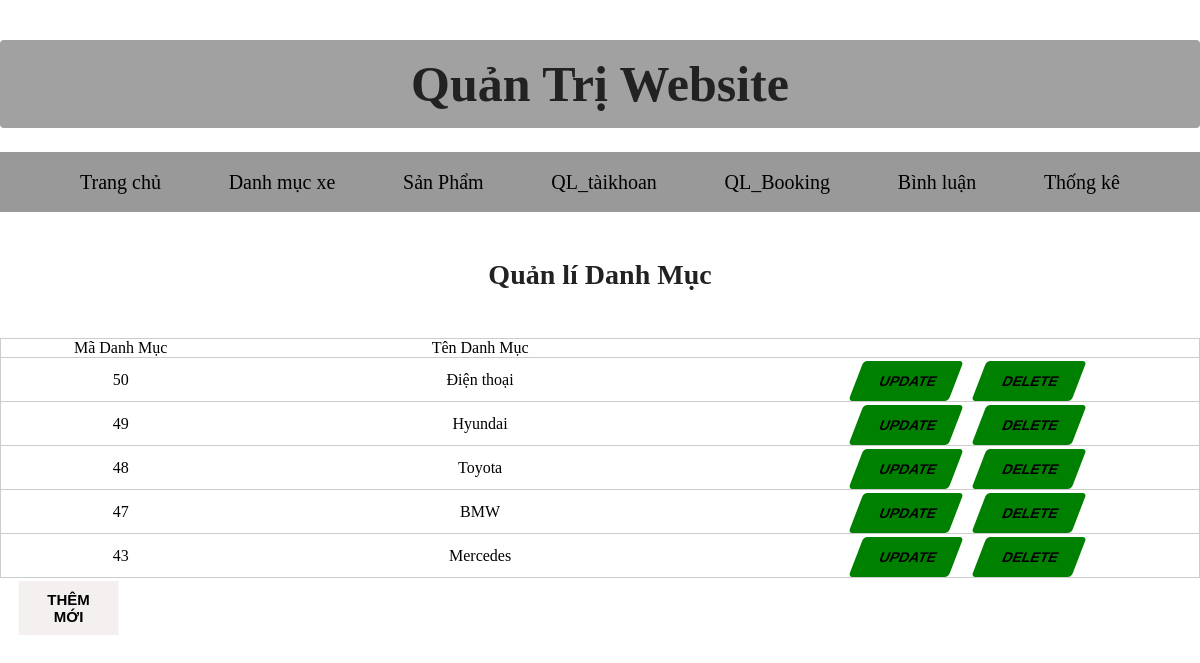
Screenshot of /admin/index.php?act=listdm with the database file from the repository.
### tables this page shows
CREATE TABLE `danhmuc` (
  `id` int(11) NOT NULL,
  `name1` varchar(255) NOT NULL
);

### modal/pdo.php (called while the page is built, shortened)
<?php
function pdo_get_connection(){
    $dburl = "mysql:host=localhost;dbname=duan1;charset=utf8";
    $username = 'root';
    $password = '';
    $conn = new PDO($dburl, $username, $password);
    $conn->setAttribute(PDO::ATTR_ERRMODE, PDO::ERRMODE_EXCEPTION);
    return $conn;
}
function pdo_query($sql){
    $sql_args = array_slice(func_get_args(), 1);
    try{
        $conn = pdo_get_connection();
        $stmt = $conn->prepare($sql);
        $stmt->execute($sql_args);
        $rows = $stmt->fetchAll();
        return $rows;
    }
    catch(PDOException $e){
        throw $e;
    }
    finally{
        unset($conn);
    }
}

### modal/danhmuc.php (called while the page is built, shortened)
<?php
function loadall_danhmuc(){
    $sql="select * from danhmuc order by id desc";
            $listdanhmuc=pdo_query($sql);
            return $listdanhmuc;
}
?>

### admin/danhmuc/list.php (the view, shortened to what this page needs)
<section>
            <h2>Quản lí Danh Mục</h2>
            <table>
                <thead>
                    <tr>
                        <td>Mã Danh Mục</td>
                        <td>Tên Danh Mục</td>
                    </tr>
                </thead>
                <tbody>
                <?php
                    foreach($listdanhmuc as $danhmuc){
                        extract($danhmuc);
                        echo '<tr>
                        <td width="20%">'.$id.'</td>
                        <td width="40%">'.$name1.'</td>
                        <td>
                            <a href="index.php?act=suadm&id='.$id.'""><button class="normal update" >Update</button></a>
                            <a href="index.php?act=xoadm&id='.$id.'"><button class="normal update" >Delete</button></a>
                        </td>
                    </tr>';
                    }
                ?>
                </tbody>
            </table>
        </section>
                            <span><a href="index.php?act=adddm"><button type ="submit" name = "btn_luu">Thêm Mới</button></a></span>
        </div>
    </body>
</html>

### admin/style.css (style rules this page uses)
* { margin: 0; padding: 0; }
h2 { font-size: 46px; line-height: 54px; color: #222; }
span { display: block; }
button.normal { font-size: 14px; font-weight: 600; padding: 15px 30px; color: #000; background-color: #fff; border-radius: 4px; cursor: pointer; border: none; outline: none; transition: 0.2s; }
body { width: 100%; }

### admin/style2.css (style rules this page uses)
h2 { font-size: 28px; padding-left: 24px; margin-bottom: 12px; }
h2 { padding: 12px 0; text-align: center; border-radius: 4px; margin-bottom: 24px; }
table, th ,tr { border:1px solid #ccc; }
table { border-collapse:collapse; }
thead { font-weight: 500; }
button.update { background-color: green; padding: 12px 24px; }
table, th { border:1px solid black; padding: 10px; }
tr { text-align: center; }
table { width: 100%; border-collapse:collapse; }
button { background: rgb(245, 240, 240); border: none; padding: 10px 20px; display: inline-block; font-size: 15px; font-weight: 600; width: 100px; text-transform: uppercase; cursor: pointer; transform: skew(-21deg); cursor: default; margin: 3px 1px 0px 18px; }
span a { display: inline-block; transform: skew(21deg); color: #714da6; }
button::before { content: ''; position: absolute; top: 0; bottom: 0; right: 100%; left: 0; background: rgb(20, 20, 20); opacity: 0; z-index: -1; transition: all 0.5s; }

### rows the page displays
danhmuc: id "50", name1 "Điện thoại"
danhmuc: id "49", name1 "Hyundai"
danhmuc: id "48", name1 "Toyota"
danhmuc: id "47", name1 "BMW"
danhmuc: id "43", name1 "Mercedes"
